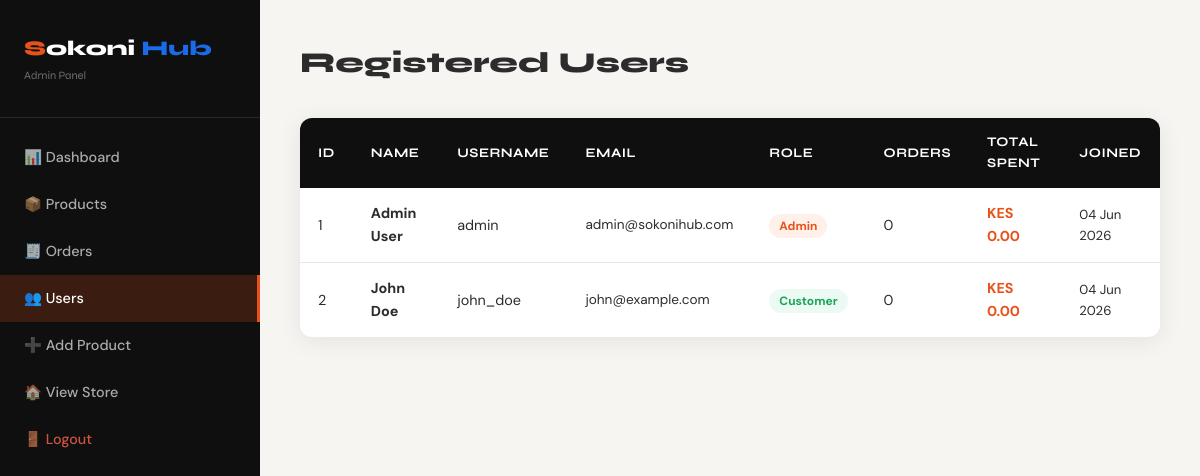
The page /admin/users.php (signed in) on the database its author committed.
### tables this page shows
CREATE TABLE IF NOT EXISTS users (
    id INT PRIMARY KEY AUTO_INCREMENT,
    username VARCHAR(100) NOT NULL UNIQUE,
    email VARCHAR(150) NOT NULL UNIQUE,
    password VARCHAR(255) NOT NULL,
    full_name VARCHAR(200),
    phone VARCHAR(20),
    address TEXT,
    role ENUM('admin', 'customer') DEFAULT 'customer',
    created_at TIMESTAMP DEFAULT CURRENT_TIMESTAMP
);

### includes/functions.php (called while the page is built, shortened)
<?php
function formatKES($amount) {
    return 'KES ' . number_format($amount, 2);
}
?>

### admin/users.php (the view, shortened to what this page needs)
<?php
require_once '../includes/db.php';
require_once '../includes/functions.php';
$users = mysqli_query($conn, "
    SELECT u.*, COUNT(o.id) as order_count, COALESCE(SUM(o.total_amount),0) as total_spent
    FROM users u
    LEFT JOIN orders o ON u.id = o.user_id
    GROUP BY u.id
    ORDER BY u.created_at DESC
");
?>
<!DOCTYPE html>
<html lang="en">
<head>
    <link rel="stylesheet" href="../css/style.css">
</head>
<body>
<div class="admin-layout">
    <aside class="admin-sidebar">
        <div class="brand"><span class="logo-s">S</span>okoni<span class="logo-hub"> Hub</span><small>Admin Panel</small></div>
        <nav class="admin-nav">
            <a href="dashboard.php">📊 Dashboard</a>
            <a href="products.php">📦 Products</a>
            <a href="orders.php">🧾 Orders</a>
            <a href="users.php" class="active">👥 Users</a>
            <a href="add_product.php">➕ Add Product</a>
            <a href="../index.php">🏠 View Store</a>
            <a href="../logout.php" style="color:rgba(255,100,80,0.8);">🚪 Logout</a>
        </nav>
    </aside>
    <main class="admin-main">
        <h2>Registered Users</h2>
        <table class="data-table">
            <thead>
                <tr>
                    <th>ID</th>
                    <th>Name</th>
                    <th>Username</th>
                    <th>Email</th>
                    <th>Role</th>
                    <th>Orders</th>
                    <th>Total Spent</th>
                    <th>Joined</th>
                </tr>
            </thead>
            <tbody>
                <?php while ($u = mysqli_fetch_assoc($users)): ?>
                <tr>
                    <td><?= $u['id'] ?></td>
                    <td><strong><?= htmlspecialchars($u['full_name'] ?: '—') ?></strong></td>
                    <td><?= htmlspecialchars($u['username']) ?></td>
                    <td style="font-size:0.85rem;"><?= htmlspecialchars($u['email']) ?></td>
                    <td>
                        <span style="padding:4px 10px;border-radius:50px;font-size:0.75rem;font-weight:700;background:<?= $u['role']==='admin' ? '#fff0ea' : '#edfaf3' ?>;color:<?= $u['role']==='admin' ? 'var(--primary)' : 'var(--success)' ?>;">
                            <?= ucfirst($u['role']) ?>
                        </span>
                    </td>
                    <td><?= $u['order_count'] ?></td>
                    <td style="font-weight:700;color:var(--primary);"><?= formatKES($u['total_spent']) ?></td>
                    <td style="font-size:0.82rem;"><?= date('d M Y', strtotime($u['created_at'])) ?></td>
                </tr>
                <?php endwhile; ?>
            </tbody>
        </table>
    </main>
</div>
</body>
</html>

### css/style.css (style rules this page uses)
:root { --primary: #E8521A; --primary-dark: #c4411a; --primary-light: #fff0ea; --accent: #1A6BE8; --dark: #0f0f0f; --dark-2: #1a1a1a; --text: #2c2c2c; --text-muted: #777; --border: #e8e8e8; --bg: #f7f5f2; --white: #ffffff; --success: #18a558; --warning: #f5a623; --danger: #e8391a; --shadow: 0 4px 24px rgba(0,0,0,0.08); --shadow-hover: 0 12px 40px rgba(232,82,26,0.18); --radius: 12px; --font-display: 'Syne', sans-serif; --font-body: 'DM Sans', sans-serif; }
* { box-sizing: border-box; margin: 0; padding: 0; }
html { scroll-behavior: smooth; }
body { font-family: var(--font-body); background: var(--bg); color: var(--text); line-height: 1.6; }
a { text-decoration: none; color: inherit; }
.logo-s { color: var(--primary); }
.logo-hub { color: var(--accent); }
.admin-layout { display: flex; min-height: 100vh; }
.admin-sidebar { width: 260px; background: var(--dark); color: white; padding: 32px 0; flex-shrink: 0; position: sticky; top: 0; height: 100vh; }
.admin-sidebar .brand { padding: 0 24px 32px; border-bottom: 1px solid rgba(255,255,255,0.1); font-family: var(--font-display); font-size: 1.3rem; font-weight: 800; }
.admin-sidebar .brand small { display: block; font-size: 0.7rem; color: rgba(255,255,255,0.4); font-weight: 400; margin-top: 2px; }
.admin-nav { padding: 16px 0; }
.admin-nav a { display: flex; align-items: center; gap: 12px; padding: 12px 24px; color: rgba(255,255,255,0.65); font-size: 0.9rem; font-weight: 500; transition: all 0.2s; }
.admin-nav a:hover, .admin-nav a.active { background: rgba(232,82,26,0.2); color: white; border-right: 3px solid var(--primary); }
.admin-main { flex: 1; padding: 40px; background: var(--bg); overflow-y: auto; }
.admin-main h2 { font-family: var(--font-display); font-size: 1.8rem; font-weight: 800; margin-bottom: 32px; }
.data-table { width: 100%; border-collapse: collapse; background: var(--white); border-radius: var(--radius); overflow: hidden; box-shadow: var(--shadow); }
.data-table th { background: var(--dark); color: white; padding: 14px 18px; text-align: left; font-family: var(--font-display); font-size: 0.82rem; font-weight: 700; text-transform: uppercase; letter-spacing: 0.5px; }
.data-table td { padding: 14px 18px; border-bottom: 1px solid var(--border); font-size: 0.9rem; }
.data-table tr:last-child td { border-bottom: none; }

### rows shown on the page
users: id "1", full_name "Admin User", username "admin", email "admin@sokonihub.com", role "Admin", order_count "0", total_spent "KES 0.00", created_at "04 Jun 2026"
users: id "2", full_name "John Doe", username "john_doe", email "john@example.com", role "Customer", order_count "0", total_spent "KES 0.00", created_at "04 Jun 2026"
